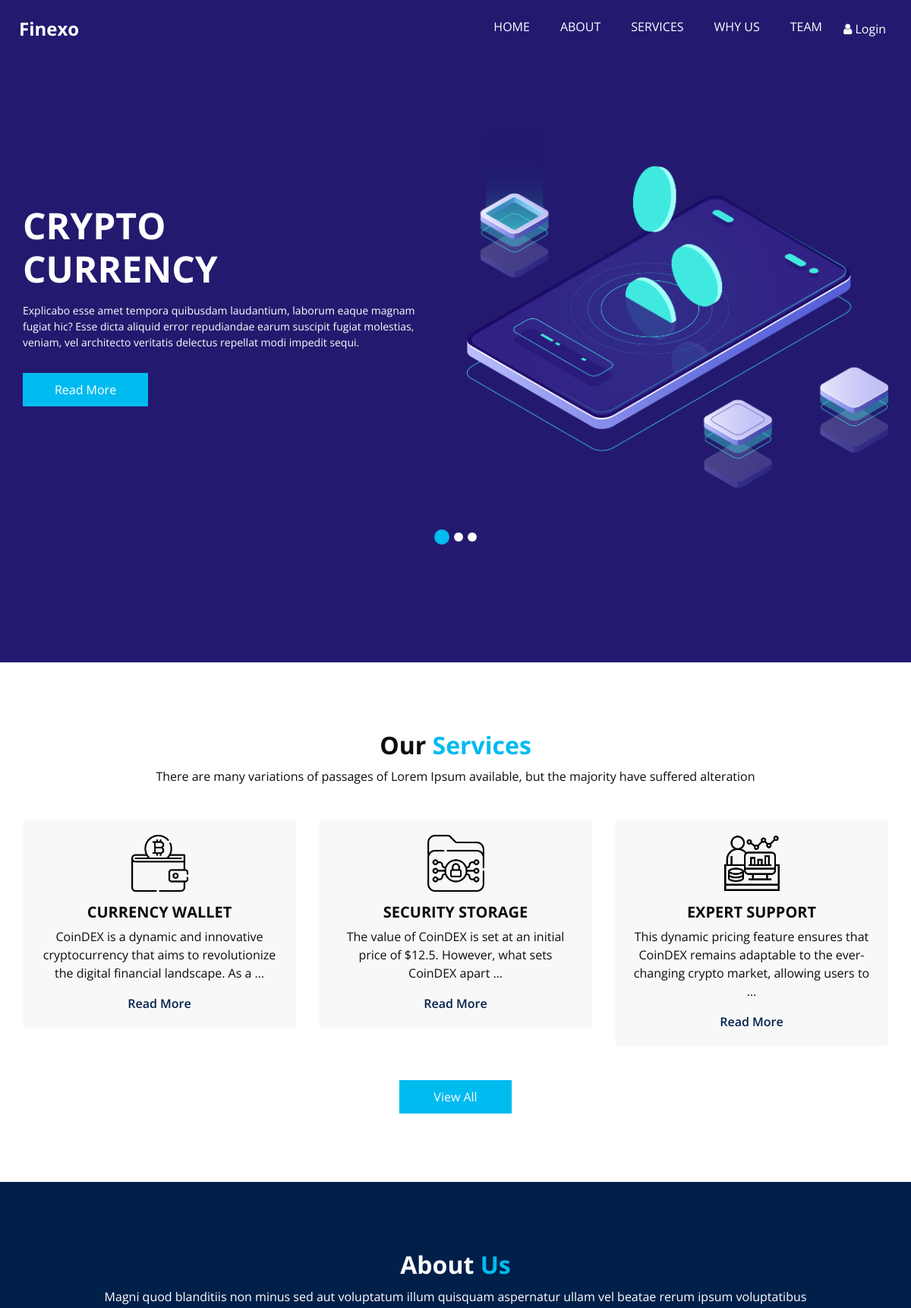
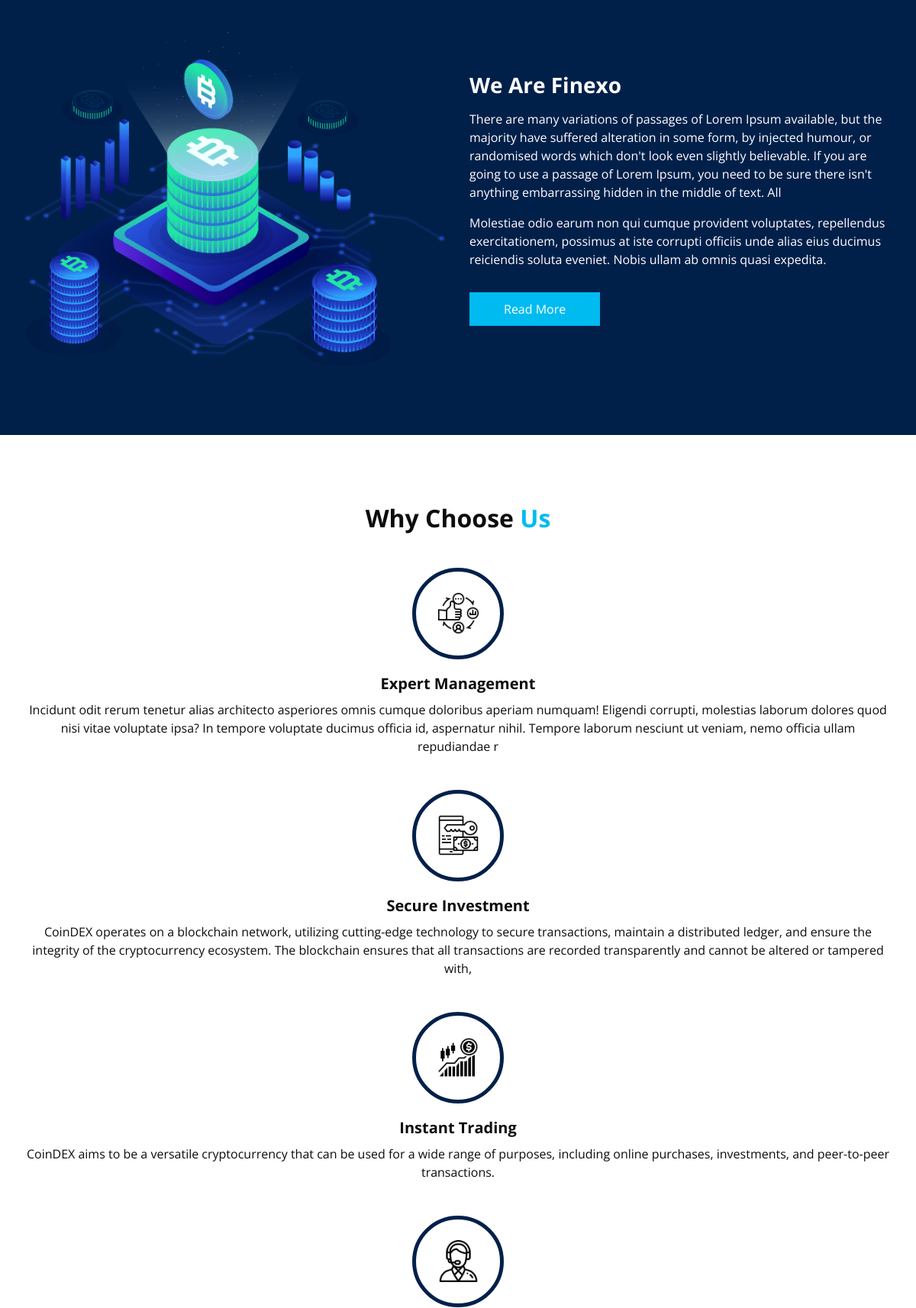
The page / (upper part) on the database its author committed (2 pictures, top to bottom).
### app1/models.py (models this page shows, shortened)
class Services(models.Model):
    title = models.CharField(max_length=300)
    text = models.TextField(max_length=300)
    slug = models.CharField(max_length=300)
    image = models.ImageField(upload_to="service/")
    objects = models.Manager()

class AboutSect(models.Model):
    image = models.ImageField(upload_to="about/")
    objects = models.Manager()
    title = models.CharField(max_length=300)
    text = models.TextField(max_length=300)

### app1/views.py (the view)
# urls.py: path("", HomeView, name="home"),
def HomeView(req):
    service = Services.objects.all()
    absets = AboutSect.objects.all()
    team = Team.objects.all()
    customers = Customers.objects.all()
    context = {
        "service": service,
        "abs": absets,
        "team": team,
        "csmr":customers,
    }
    return render(req, "index.html", context)

### templates/index.html (shortened to what this page needs)
{% extends 'base.html' %}
{% load static %}
{% block content %}
<section class="slider_section ">
    <div id="customCarousel1" class="carousel slide" data-ride="carousel">
        <div class="carousel-inner">
            <div class="carousel-item active">
                <div class="container ">
                    <div class="row">
                        <div class="col-md-6 ">
                            <div class="detail-box">
                                <h1>
                                    Crypto <br>
                                    Currency
                                </h1>
                                <p>
                                    Explicabo esse amet tempora quibusdam laudantium, laborum eaque magnam fugiat hic?
                                    Esse dicta aliquid error repudiandae earum suscipit fugiat molestias, veniam, vel
                                    architecto veritatis delectus repellat modi impedit sequi.
                                </p>
                                <div class="btn-box">
                                    <a href="" class="btn1">
                                        Read More
                                    </a>
                                </div>
                            </div>
                        </div>
                        <div class="col-md-6">
                            <div class="img-box">
                                <img src="{% static 'images/slider-img.png'%}" alt="">
                            </div>
                        </div>
                    </div>
                </div>
            </div>
        </div>
        <ol class="carousel-indicators">
            <li data-target="#customCarousel1" data-slide-to="0" class="active"></li>
            <li data-target="#customCarousel1" data-slide-to="1"></li>
            <li data-target="#customCarousel1" data-slide-to="2"></li>
        </ol>
    </div>
</section>
</div>
<section class="service_section layout_padding">
    <div class="service_container">
        <div class="container ">
            <div class="heading_container heading_center">
                <h2>
                    Our <span>Services</span>
                </h2>
                <p>
                    There are many variations of passages of Lorem Ipsum available, but the majority have suffered
                    alteration
                </p>
            </div>
            <div class="row">
                {% for ser in service%}
                <div class="col-md-4 ">
                    <div class="box ">
                        <div class="img-box">
                            <img src="{{ser.image.url}}" alt="">
                        </div>
                        <div class="detail-box">
                            <h5>
                                {{ser.title}}
                            </h5>
                            <p>
                                {{ser.text| truncatewords:17}}
                            </p>
                            <a href="{% url 'single' ser.slug %}">
                                Read More
                            </a>
                        </div>
                    </div>
                </div>
                {% endfor %}
            </div>
            <div class="btn-box">
                <a href="">
                    View All
                </a>
            </div>
        </div>
    </div>
</section>
<section class="about_section layout_padding">
    <div class="container  ">
        <div class="heading_container heading_center">
            <h2>
                About <span>Us</span>
            </h2>
            <p>
                Magni quod blanditiis non minus sed aut voluptatum illum quisquam aspernatur ullam vel beatae rerum
                ipsum voluptatibus
            </p>
        </div>
        <div class="row">
            <div class="col-md-6 ">
                <div class="img-box">
                    <img src="{% static 'images/about-img.png' %}" alt="">
                </div>
            </div>
            <div class="col-md-6">
                <div class="detail-box">
                    <h3>
                        We Are Finexo
                    </h3>
                    <p>
                        There are many variations of passages of Lorem Ipsum available, but the majority have suffered
                        alteration
                        in some form, by injected humour, or randomised words which don't look even slightly believable.
                        If you
                        are going to use a passage of Lorem Ipsum, you need to be sure there isn't anything embarrassing
                        hidden in
                        the middle of text. All
                    </p>
                    <p>
                        Molestiae odio earum non qui cumque provident voluptates, repellendus exercitationem, possimus
                        at iste corrupti officiis unde alias eius ducimus reiciendis soluta eveniet. Nobis ullam ab
                        omnis quasi expedita.
                    </p>
                    <a href="">
                        Read More
                    </a>
                </div>
            </div>
        </div>
    </div>
</section>
<section class="why_section layout_padding">
    <div class="container">
        <div class="heading_container heading_center">
            <h2>
                Why Choose <span>Us</span>
            </h2>
        </div>
        <div class="why_container">
            {%for ab in abs%}
            <div class="box">
                <div class="img-box">
                    <img src="{{ab.image.url}}" alt="">
                </div>
                <div class="detail-box">
                    <h5>
                        {{ab.title}}
                    </h5>
                    <p>
                        {{ab.text}}
                    </p>
                </div>
            </div>
            {%endfor%}
        </div>
    </div>
</section>
{% endblock content %}

### static/css/responsive.css (style rules this page uses)
@media (min-width: 1200px) { .container { max-width: 1170px; } }

### static/css/style.css (style rules this page uses)
body { font-family: "Open Sans", sans-serif; color: #0c0c0c; background-color: #ffffff; overflow-x: hidden; }
.layout_padding { padding: 90px 0; }
.heading_container { display: flex; flex-direction: column; align-items: flex-start; }
.heading_container h2 { position: relative; font-weight: bold; margin-bottom: 0; }
.heading_container h2 span { color: #00bbf0; }
.heading_container p { margin-top: 10px; margin-bottom: 0; }
.heading_container.heading_center { align-items: center; text-align: center; }
a, a:hover, a:focus { text-decoration: none; }
.slider_section { flex: 1; display: flex; align-items: center; position: relative; padding: 45px 0 145px 0; }
.slider_section .row { align-items: center; }
.slider_section #customCarousel1 { width: 100%; position: unset; }
.slider_section .detail-box { color: #00204a; }
.slider_section .detail-box h1 { font-size: 3rem; font-weight: bold; text-transform: uppercase; margin-bottom: 15px; color: #ffffff; }
.slider_section .detail-box p { color: #fefefe; font-size: 14px; }
.slider_section .detail-box .btn-box { display: flex; margin: 0 -5px; margin-top: 25px; }
.slider_section .detail-box .btn-box a { margin: 5px; text-align: center; width: 165px; }
.slider_section .detail-box .btn-box .btn1 { display: inline-block; padding: 10px 15px; background-color: #00bbf0; color: #ffffff; border-radius: 0; transition: all 0.3s; border: none; }
.slider_section .img-box { margin: 45px 0; }
.slider_section .img-box img { width: 100%; animation: upDown 5s infinite; }
.slider_section .carousel-indicators { position: unset; margin: 0; justify-content: center; align-items: center; }
.slider_section .carousel-indicators li { background-color: #ffffff; width: 12px; height: 12px; border-radius: 100%; opacity: 1; }
.slider_section .carousel-indicators li.active { width: 20px; height: 20px; background-color: #00bbf0; }
.service_section { position: relative; }
.service_section .box { display: flex; flex-direction: column; align-items: center; text-align: center; margin-top: 45px; background-color: #f8f8f9; padding: 20px; border-radius: 5px; }
.service_section .box .img-box { display: flex; justify-content: center; align-items: flex-start; width: 125px; min-width: 75px; height: 75px; margin-bottom: 15px; }
.service_section .box .img-box img { max-width: 100%; max-height: 100%; transition: all 0.3s; }
.service_section .box .detail-box h5 { font-weight: bold; text-transform: uppercase; }
.service_section .box .detail-box a { color: #00204a; font-weight: 600; }
.service_section .btn-box { display: flex; justify-content: center; margin-top: 45px; }
.service_section .btn-box a { display: inline-block; padding: 10px 45px; background-color: #00bbf0; color: #ffffff; border-radius: 0; transition: all 0.3s; border: none; }
.about_section { background-color: #00204a; color: #ffffff; }
.about_section .heading_container { margin-bottom: 45px; }
.about_section .row { align-items: center; }
.about_section .img-box img { max-width: 100%; }
.about_section .detail-box h3 { font-weight: bold; }
.about_section .detail-box p { margin-top: 15px; }
.about_section .detail-box a { display: inline-block; padding: 10px 45px; background-color: #00bbf0; color: #ffffff; border-radius: 0px; transition: all 0.3s; border: none; margin-top: 15px; }
.why_section .box { margin-top: 45px; display: flex; flex-direction: column; align-items: center; text-align: center; }
.why_section .box .img-box { margin-bottom: 20px; width: 120px; height: 120px; min-width: 120px; min-height: 120px; border-radius: 100%; border: 5px solid #00204a; display: flex; justify-content: center; align-items: center; }
.why_section .box .img-box img { width: 55px; height: auto; fill: #00204a; }
.why_section .box h5 { font-weight: bold; margin-bottom: 10px; }
.why_section .box p { margin-bottom: 0; }

### rows shown on the page
Services: image (picture), title "CURRENCY WALLET", text "CoinDEX is a dynamic and innovative cryptocurrency that aims to revolutionize the digital financial landscape. As a …"
Services: image (picture), title "SECURITY STORAGE", text "The value of CoinDEX is set at an initial price of $12.5. However, what sets CoinDEX apart …"
Services: image (picture), title "EXPERT SUPPORT", text "This dynamic pricing feature ensures that CoinDEX remains adaptable to the ever-changing crypto market, allowing users to …"
AboutSect: image (picture), title "Expert Management", text "Incidunt odit rerum tenetur alias architecto asperiores omnis cumque doloribus aperiam numquam! Eligendi corrupti, molestias laborum dolores quod nisi vitae voluptate ipsa? In tempore voluptate ducimus officia id, aspernatur nihil. Tempore laborum nesciunt ut veniam, nemo officia ullam repudiandae r"
AboutSect: image (picture), title "Secure Investment", text "CoinDEX operates on a blockchain network, utilizing cutting-edge technology to secure transactions, maintain a distributed ledger, and ensure the integrity of the cryptocurrency ecosystem. The blockchain ensures that all transactions are recorded transparently and cannot be altered or tampered with,"
AboutSect: image (picture), title "Instant Trading", text "CoinDEX aims to be a versatile cryptocurrency that can be used for a wide range of purposes, including online purchases, investments, and peer-to-peer transactions."
AboutSect: image (picture)
